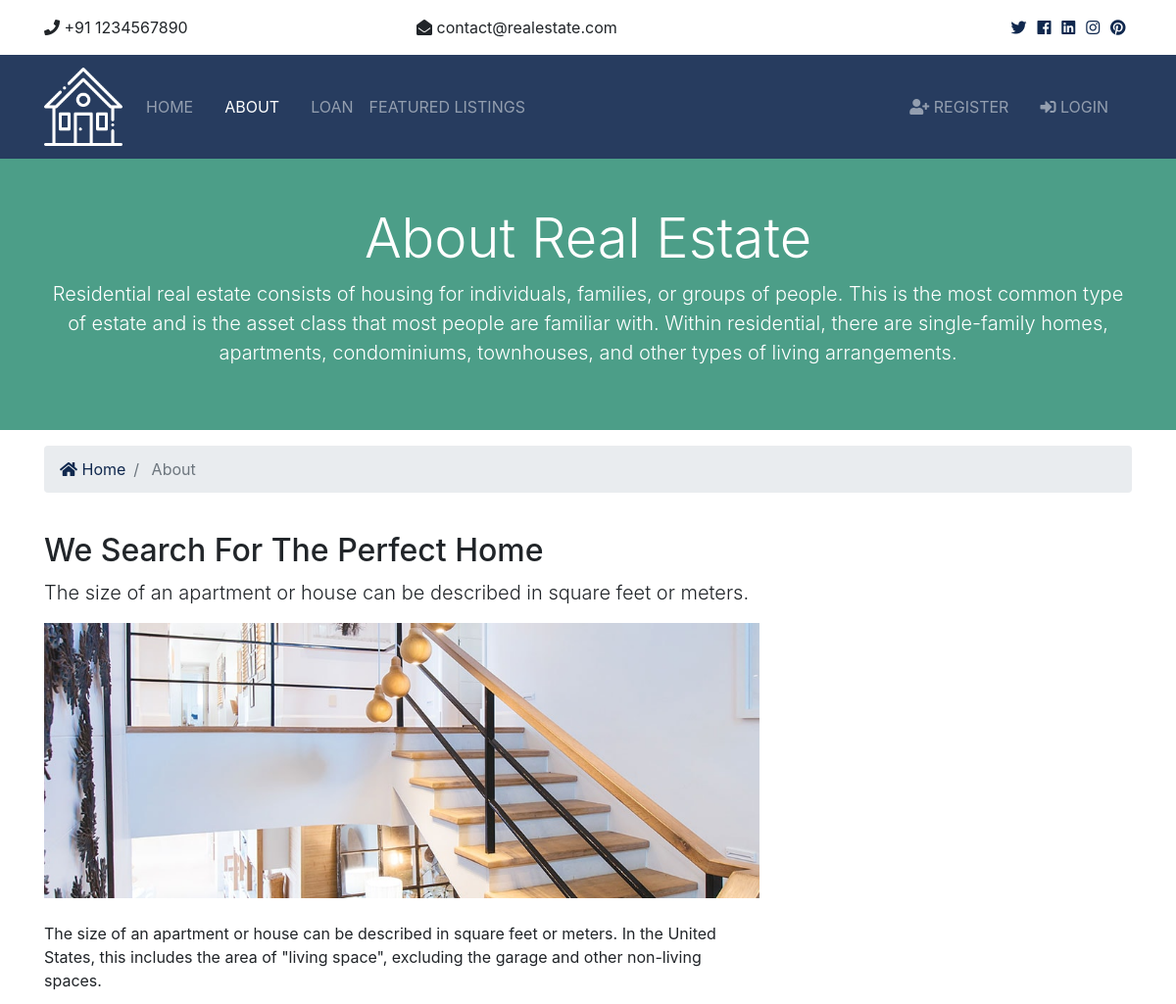
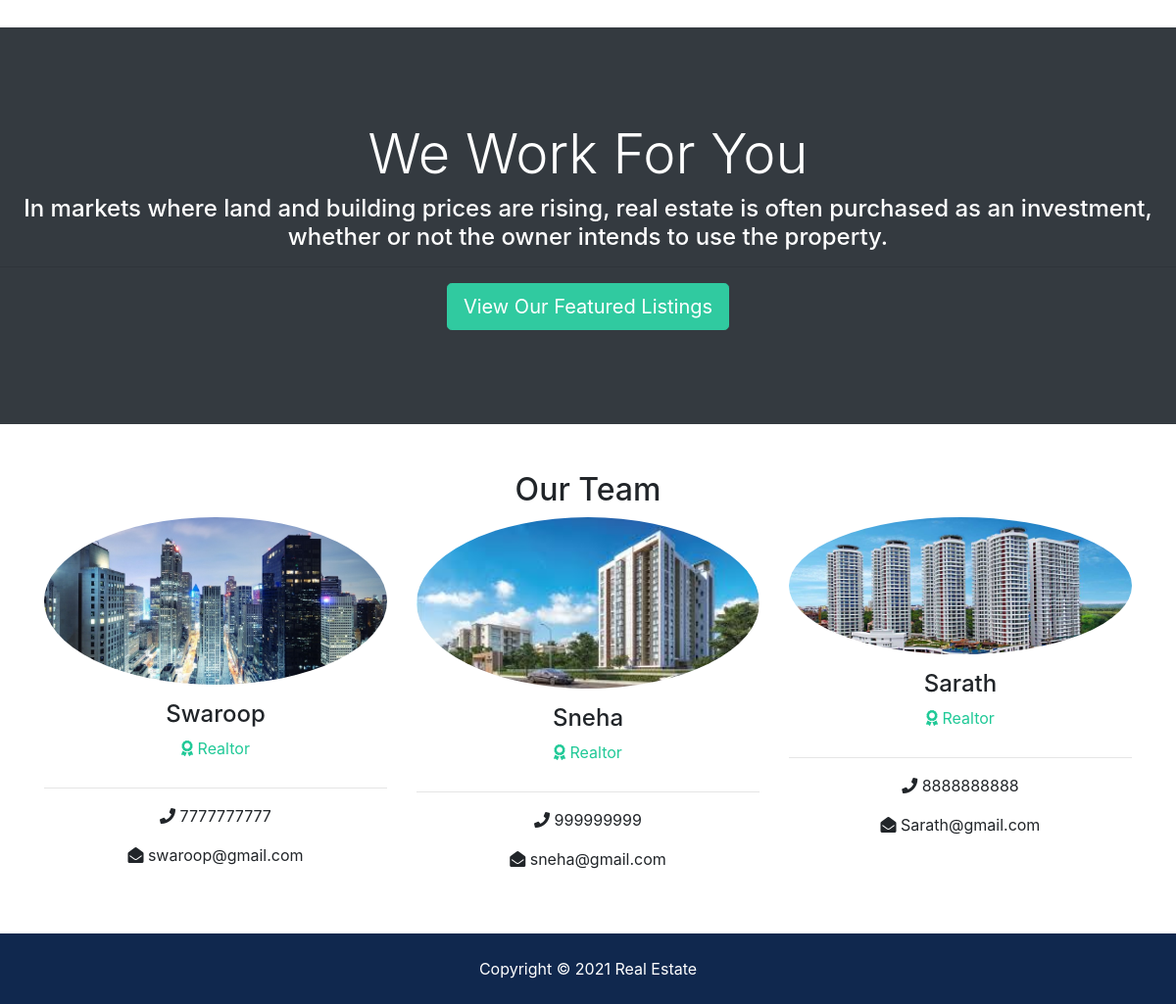
/about, run on the app's committed database (2 pictures, top to bottom).
### realtors/models.py (models this page shows, shortened)
class Realtor(models.Model):
  name = models.CharField(max_length=200)
  photo = models.ImageField(upload_to='photos/%Y/%m/%d/')
  description = models.TextField(blank=True)
  phone = models.CharField(max_length=20)
  email = models.CharField(max_length=50)
  is_mvp = models.BooleanField(default=False)
  hire_date = models.DateTimeField(default=datetime.now, blank=True)

### pages/views.py (the view)
# urls.py: path('about',views.about,name ='about'),
def about(request):
    realtors = Realtor.objects.order_by('-hire_date')
    mvp_realtors = Realtor.objects.all().filter(is_mvp=True)
    context = {
        'realtors': realtors,
        'mvp_realtors': mvp_realtors
    }
    return render(request, 'pages/about.html', context)

### templates/pages/about.html (shortened to what this page needs)
{% extends 'base.html' %}
{% load static %}
{% block content %}
<section id="showcase-inner" class="py-5 text-white">
    <div class="container">
      <div class="row text-center">
        <div class="col-md-12">
          <h1 class="display-4">About Real Estate</h1>
          <p class="lead">Residential real estate consists of housing for individuals, families, or groups of people. This is the most common type of estate and is the asset class that most people are familiar with. Within residential, there are single-family homes, apartments, condominiums, townhouses, and other types of living arrangements.</p>
        </div>
      </div>
    </div>
  </section>
  <section id="bc" class="mt-3">
    <div class="container">
      <nav aria-label="breadcrumb">
        <ol class="breadcrumb">
          <li class="breadcrumb-item">
            <a href="{% url 'index' %}">
              <i class="fas fa-home"></i> Home</a>
          </li>
          <li class="breadcrumb-item active"> About</li>
        </ol>
      </nav>
    </div>
  </section>
  <section id="about" class="py-4">
    <div class="container">
      <div class="row">
        <div class="col-md-8">
          <h2>We Search For The Perfect Home</h2>
          <p class="lead">The size of an apartment or house can be described in square feet or meters.</p>
          <img src="{% static 'img/about.jpg' %}" alt="">
          <p class="mt-4">The size of an apartment or house can be described in square feet or meters. In the United States, this includes the area of "living space", excluding the garage and other non-living spaces.</p>
        </div>
        <div class="col-md-4">
        </div>
      </div>
    </div>
  </section>
  <section id="work" class="bg-dark text-white text-center">
    <h2 class="display-4">We Work For You</h2>
    <h4>In markets where land and building prices are rising, real estate is often purchased as an investment, whether or not the owner intends to use the property.</h4>
    <hr>
    <a href="{% url 'listings' %}" class="btn btn-secondary text-white btn-lg">View Our Featured Listings</a>
  </section>
  <section id="team" class="py-5">
    <div class="container">
      <h2 class="text-center">Our Team</h2>
      <div class="row text-center">
        {% if realtors %}
          {% for realtor in realtors %}
          <div class="col-md-4">
              <img src="{{ realtor.photo.url }}" alt="" class="rounded-circle mb-3">
              <h4>{{ realtor.name }}</h4>
              <p class="text-success">
                <i class="fas fa-award text-success mb-3"></i> Realtor</p>
              <hr>
              <p>
                <i class="fas fa-phone"></i> {{ realtor.phone }}</p>
              <p>
                <i class="fas fa-envelope-open"></i> {{ realtor.email }}</p>
            </div>
          {% endfor %}
        {% else %}
          <div class="col-md-12">
            <p>No Realtors Available</p>
          </div>
        {% endif %}
      </div>
    </div>
  </section>
{% endblock %}

### realestate/static/css/all.css (style rules this page uses)
.fa, .fas, .far, .fal, .fab { -moz-osx-font-smoothing: grayscale; -webkit-font-smoothing: antialiased; display: inline-block; font-style: normal; font-variant: normal; text-rendering: auto; line-height: 1; }
.fa-award:before { content: "\f559"; }
.fa-envelope-open:before { content: "\f2b6"; }
.fa-home:before { content: "\f015"; }
.fa-phone:before { content: "\f095"; }
.fa, .fas { font-family: 'Font Awesome 5 Free'; font-weight: 900; }

### realestate/static/css/style.css (style rules this page uses)
.btn-secondary { color: #fff !important; }
img { width: 100%; }
#showcase-inner { background: url(../img/building.jpg) no-repeat top center fixed/cover; position: relative; overflow: hidden; min-height: 200px; }
#showcase-inner::before { content: ''; position: absolute; top: 0; left: 0; min-height: 100%; width: 100%; background: rgba(32, 134, 107, 0.8); }
#work { padding: 6rem 0; }

### data on the page
Realtor: photo (picture), name "Swaroop", phone "7777777777", email "swaroop@gmail.com"
Realtor: photo (picture), name "Sneha", phone "999999999", email "sneha@gmail.com"
Realtor: photo (picture), name "Sarath", phone "8888888888", email "Sarath@gmail.com"
